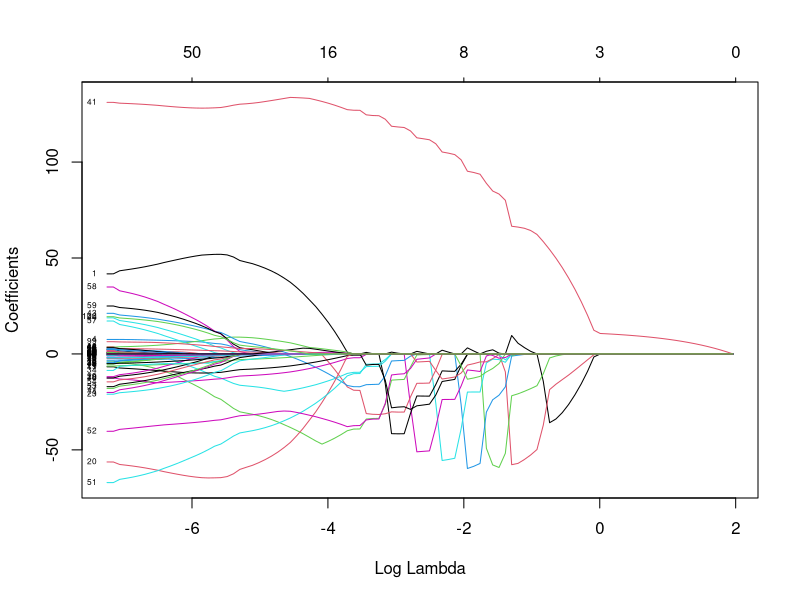
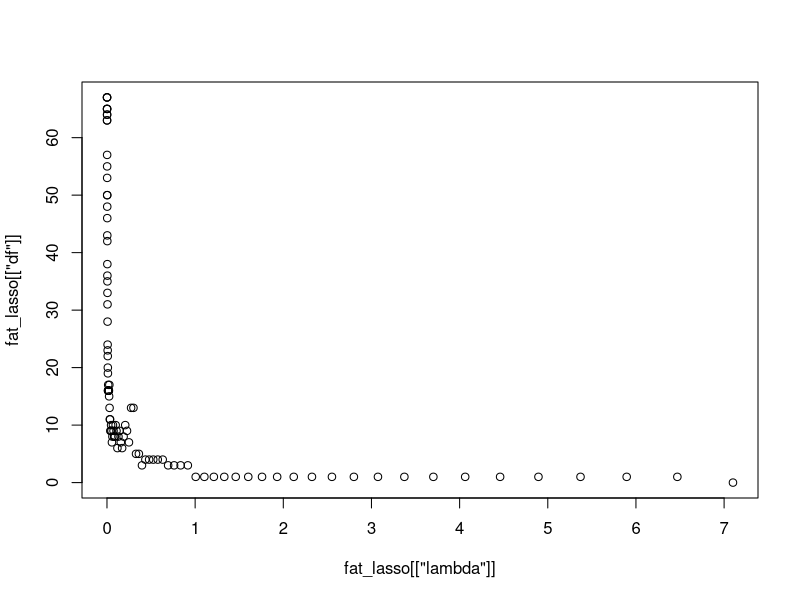

Write the R code that produced these figures, in order. (Note: this script raises an error after producing the figures.)

library(ggplot2)
library(glmnet)

##Assignment 3

#This part deals with linear regression using the LASSO method

## Dividing the data
#First we need to divide the data into training 
#and testing data, a randomly selected 50/50 split

tecator = read.csv("tecator.csv")
n <- dim(tecator)[1]
set.seed(12345)
id = sample(1:n, floor(n*0.5))
train <- tecator[-id,]
test <- tecator[id,]


# task 1
#make a linear regression model for fat where absorbency char. are features.

fat_model = lm((Fat)~., data = train[,2:102])

lm_yhat_train = predict(fat_model, data = train[,2:101])
lm_yhat_test = predict(fat_model, data = test[,2:101])

fat_train_c = train$Fat
fat_test_c = test$Fat

MSE = function(pred, true) {
  return(sum((true - pred)^2)/length(true))
}

err_train = MSE(lm_yhat_train, fat_train_c)
err_train
err_test = MSE(lm_yhat_test, fat_test_c)
err_test

#(fat_model)
#plot(fat_model)

#2 LASSO regression - report objective function
# W_hat = argmin ( sum(True_fat - Pred_fat)^2 + lambda*sum(abs(w)))
#w_hat(LASSO) = argmin (sum[i = 1..N](y(i)- w(0) - w1())x(1,j) - ... - w(p)X(p)j)^2) + lambda*sum[1..j](abs(w(i)))

#3 Fit LASSO model to training data. 
# Make plot of how reg.coeffs depend on log(lambda)

covariate = train[,2:101]
response = train[,102]

fat_lasso = glmnet(as.matrix(covariate), response, alpha = 1, family = "gaussian")

plot(fat_lasso, xvar = "lambda", label = TRUE)

#4 Plot how DF depend on lambda
plot(fat_lasso[["lambda"]], fat_lasso[["df"]])



#Finding optimal lambda
optimal_lambda <- fat_lasso_DF$lambda.min
optimal_lambda

#5 Do task #3 but for RIDGE regression instead
fat_ridge = glmnet(as.matrix(covariate), response, alpha = 0, family = "gaussian")

plot(fat_ridge, xvar = "lambda", label = TRUE, main = "Active coeffs for different Lambda Ridge")

#6 Do CV for LASSO model, comment on how CV-score changes with log(lambda). 
# Is it stat.sign. better than log(lambda) = -2
# Also make a scatterplot of the original test values vs pred. test values. 
#Plot graph showing how MSE depends on Lambda with crossvalidation
fat_lasso_DF = cv.glmnet(as.matrix(covariate), response, alpha = 1, family = "gaussian")
plot(fat_lasso_DF, xvar = "lambda", label = TRUE)
coef(fat_lasso_DF, s = "lambda.min")
print(fat_lasso_DF$lambda.min)

yhat = predict(fat_lasso_DF, newx = as.matrix(test[,2:101]), s="lambda.min")
plot(yhat, test$Fat,  col = "orange", main = "True vs pred Fat values", xlab = "True value")
error_test = MSE(yhat, test$Fat)
error_test
#7 Create new target values from true and predicted data 

fat_lasso_DF[["cvsd"]]
sd = sqrt(error_test)
sd
generated_test = rnorm(107, yhat, sd)
plot(generated_test, test$Fat, col = "orange")
points(yhat, test$Fat, col = "blue")
